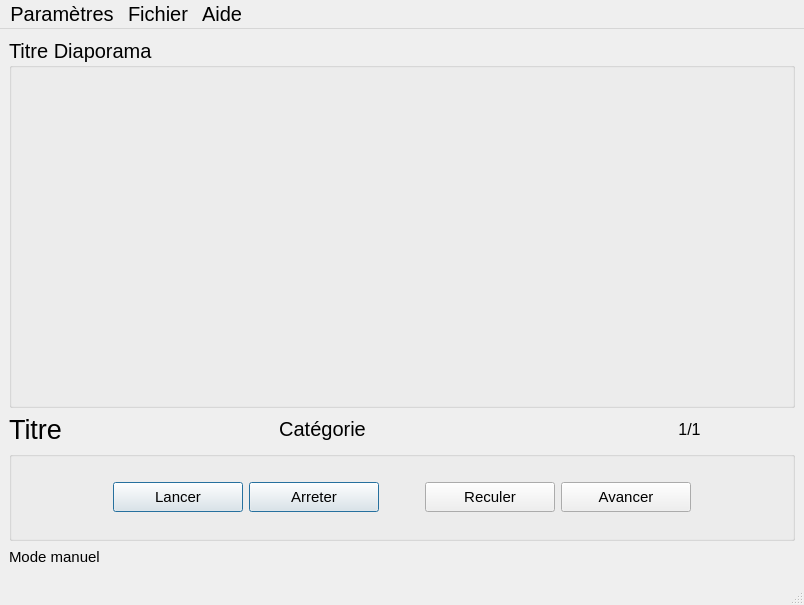
<?xml version="1.0" encoding="UTF-8"?>
<ui version="4.0">
 <class>LecteurVue</class>
 <widget class="QMainWindow" name="LecteurVue">
  <property name="geometry">
   <rect>
    <x>0</x>
    <y>0</y>
    <width>804</width>
    <height>605</height>
   </rect>
  </property>
  <property name="font">
   <font>
    <pointsize>15</pointsize>
   </font>
  </property>
  <property name="windowTitle">
   <string>LecteurVue</string>
  </property>
  <widget class="QWidget" name="centralwidget">
   <layout class="QVBoxLayout" name="verticalLayout_2">
    <item>
     <widget class="QGroupBox" name="groupBox_2">
      <property name="title">
       <string>Titre Diaporama</string>
      </property>
      <layout class="QVBoxLayout" name="verticalLayout">
       <item>
        <layout class="QHBoxLayout" name="horizontalLayout_3"/>
       </item>
       <item>
        <spacer name="verticalSpacer_5">
         <property name="orientation">
          <enum>Qt::Vertical</enum>
         </property>
         <property name="sizeType">
          <enum>QSizePolicy::MinimumExpanding</enum>
         </property>
         <property name="sizeHint" stdset="0">
          <size>
           <width>20</width>
           <height>30</height>
          </size>
         </property>
        </spacer>
       </item>
       <item>
        <widget class="QLabel" name="labDiapo">
         <property name="enabled">
          <bool>true</bool>
         </property>
         <property name="lineWidth">
          <number>1</number>
         </property>
         <property name="text">
          <string>&lt;html&gt;&lt;head/&gt;&lt;body&gt;&lt;p align=&quot;center&quot;&gt;&lt;img src=&quot;:/diapo/images/Disney_0.gif&quot;/&gt;&lt;/p&gt;&lt;/body&gt;&lt;/html&gt;</string>
         </property>
         <property name="textFormat">
          <enum>Qt::RichText</enum>
         </property>
         <property name="scaledContents">
          <bool>false</bool>
         </property>
        </widget>
       </item>
       <item>
        <layout class="QHBoxLayout" name="horizontalLayout_5"/>
       </item>
       <item>
        <spacer name="verticalSpacer_6">
         <property name="orientation">
          <enum>Qt::Vertical</enum>
         </property>
         <property name="sizeType">
          <enum>QSizePolicy::MinimumExpanding</enum>
         </property>
         <property name="sizeHint" stdset="0">
          <size>
           <width>20</width>
           <height>20</height>
          </size>
         </property>
        </spacer>
       </item>
      </layout>
     </widget>
    </item>
    <item>
     <layout class="QHBoxLayout" name="horizontalLayout_2">
      <item>
       <widget class="QLabel" name="labTitre">
        <property name="sizePolicy">
         <sizepolicy hsizetype="Fixed" vsizetype="Fixed">
          <horstretch>0</horstretch>
          <verstretch>0</verstretch>
         </sizepolicy>
        </property>
        <property name="font">
         <font>
          <pointsize>20</pointsize>
         </font>
        </property>
        <property name="text">
         <string>Titre</string>
        </property>
        <property name="alignment">
         <set>Qt::AlignCenter</set>
        </property>
       </widget>
      </item>
      <item>
       <spacer name="horizontalSpacer_7">
        <property name="orientation">
         <enum>Qt::Horizontal</enum>
        </property>
        <property name="sizeType">
         <enum>QSizePolicy::MinimumExpanding</enum>
        </property>
        <property name="sizeHint" stdset="0">
         <size>
          <width>50</width>
          <height>20</height>
         </size>
        </property>
       </spacer>
      </item>
      <item>
       <widget class="QLabel" name="labCat">
        <property name="sizePolicy">
         <sizepolicy hsizetype="Fixed" vsizetype="Fixed">
          <horstretch>0</horstretch>
          <verstretch>0</verstretch>
         </sizepolicy>
        </property>
        <property name="text">
         <string>Catégorie</string>
        </property>
        <property name="alignment">
         <set>Qt::AlignCenter</set>
        </property>
       </widget>
      </item>
      <item>
       <spacer name="horizontalSpacer_6">
        <property name="orientation">
         <enum>Qt::Horizontal</enum>
        </property>
        <property name="sizeType">
         <enum>QSizePolicy::MinimumExpanding</enum>
        </property>
        <property name="sizeHint" stdset="0">
         <size>
          <width>50</width>
          <height>20</height>
         </size>
        </property>
       </spacer>
      </item>
      <item>
       <widget class="QLabel" name="labNum">
        <property name="sizePolicy">
         <sizepolicy hsizetype="MinimumExpanding" vsizetype="Fixed">
          <horstretch>0</horstretch>
          <verstretch>0</verstretch>
         </sizepolicy>
        </property>
        <property name="font">
         <font>
          <pointsize>12</pointsize>
          <bold>false</bold>
          <stylestrategy>PreferDefault</stylestrategy>
          <kerning>false</kerning>
         </font>
        </property>
        <property name="text">
         <string>1/1</string>
        </property>
        <property name="alignment">
         <set>Qt::AlignCenter</set>
        </property>
       </widget>
      </item>
     </layout>
    </item>
    <item>
     <widget class="QGroupBox" name="groupBox">
      <property name="enabled">
       <bool>true</bool>
      </property>
      <property name="sizePolicy">
       <sizepolicy hsizetype="MinimumExpanding" vsizetype="Fixed">
        <horstretch>0</horstretch>
        <verstretch>0</verstretch>
       </sizepolicy>
      </property>
      <property name="minimumSize">
       <size>
        <width>600</width>
        <height>90</height>
       </size>
      </property>
      <property name="title">
       <string/>
      </property>
      <layout class="QHBoxLayout" name="horizontalLayout_8">
       <item>
        <spacer name="horizontalSpacer_3">
         <property name="orientation">
          <enum>Qt::Horizontal</enum>
         </property>
         <property name="sizeType">
          <enum>QSizePolicy::MinimumExpanding</enum>
         </property>
         <property name="sizeHint" stdset="0">
          <size>
           <width>1</width>
           <height>10</height>
          </size>
         </property>
        </spacer>
       </item>
       <item>
        <layout class="QHBoxLayout" name="horizontalLayout">
         <item>
          <widget class="QPushButton" name="bLancer">
           <property name="sizePolicy">
            <sizepolicy hsizetype="Fixed" vsizetype="Fixed">
             <horstretch>0</horstretch>
             <verstretch>0</verstretch>
            </sizepolicy>
           </property>
           <property name="minimumSize">
            <size>
             <width>130</width>
             <height>30</height>
            </size>
           </property>
           <property name="maximumSize">
            <size>
             <width>130</width>
             <height>30</height>
            </size>
           </property>
           <property name="font">
            <font>
             <pointsize>11</pointsize>
            </font>
           </property>
           <property name="text">
            <string>Lancer</string>
           </property>
           <property name="default">
            <bool>true</bool>
           </property>
          </widget>
         </item>
         <item>
          <widget class="QPushButton" name="bArreter">
           <property name="enabled">
            <bool>true</bool>
           </property>
           <property name="sizePolicy">
            <sizepolicy hsizetype="Fixed" vsizetype="Fixed">
             <horstretch>0</horstretch>
             <verstretch>0</verstretch>
            </sizepolicy>
           </property>
           <property name="minimumSize">
            <size>
             <width>130</width>
             <height>25</height>
            </size>
           </property>
           <property name="maximumSize">
            <size>
             <width>130</width>
             <height>30</height>
            </size>
           </property>
           <property name="font">
            <font>
             <pointsize>11</pointsize>
            </font>
           </property>
           <property name="text">
            <string>Arreter</string>
           </property>
           <property name="checkable">
            <bool>false</bool>
           </property>
           <property name="autoDefault">
            <bool>false</bool>
           </property>
           <property name="default">
            <bool>true</bool>
           </property>
           <property name="flat">
            <bool>false</bool>
           </property>
          </widget>
         </item>
         <item>
          <spacer name="horizontalSpacer">
           <property name="orientation">
            <enum>Qt::Horizontal</enum>
           </property>
           <property name="sizeType">
            <enum>QSizePolicy::Fixed</enum>
           </property>
           <property name="sizeHint" stdset="0">
            <size>
             <width>40</width>
             <height>20</height>
            </size>
           </property>
          </spacer>
         </item>
         <item>
          <widget class="QPushButton" name="bPrecedent">
           <property name="minimumSize">
            <size>
             <width>130</width>
             <height>30</height>
            </size>
           </property>
           <property name="maximumSize">
            <size>
             <width>130</width>
             <height>30</height>
            </size>
           </property>
           <property name="font">
            <font>
             <pointsize>11</pointsize>
            </font>
           </property>
           <property name="text">
            <string>Reculer</string>
           </property>
          </widget>
         </item>
         <item>
          <widget class="QPushButton" name="bSuivant">
           <property name="minimumSize">
            <size>
             <width>130</width>
             <height>30</height>
            </size>
           </property>
           <property name="maximumSize">
            <size>
             <width>130</width>
             <height>30</height>
            </size>
           </property>
           <property name="font">
            <font>
             <pointsize>11</pointsize>
            </font>
           </property>
           <property name="text">
            <string>Avancer</string>
           </property>
          </widget>
         </item>
        </layout>
       </item>
       <item>
        <spacer name="horizontalSpacer_2">
         <property name="orientation">
          <enum>Qt::Horizontal</enum>
         </property>
         <property name="sizeType">
          <enum>QSizePolicy::MinimumExpanding</enum>
         </property>
         <property name="sizeHint" stdset="0">
          <size>
           <width>81</width>
           <height>10</height>
          </size>
         </property>
        </spacer>
       </item>
      </layout>
     </widget>
    </item>
    <item>
     <widget class="QLabel" name="labMode">
      <property name="sizePolicy">
       <sizepolicy hsizetype="Fixed" vsizetype="Fixed">
        <horstretch>0</horstretch>
        <verstretch>0</verstretch>
       </sizepolicy>
      </property>
      <property name="minimumSize">
       <size>
        <width>100</width>
        <height>20</height>
       </size>
      </property>
      <property name="maximumSize">
       <size>
        <width>100</width>
        <height>25</height>
       </size>
      </property>
      <property name="font">
       <font>
        <pointsize>11</pointsize>
       </font>
      </property>
      <property name="text">
       <string>Mode manuel</string>
      </property>
      <property name="textFormat">
       <enum>Qt::PlainText</enum>
      </property>
     </widget>
    </item>
   </layout>
  </widget>
  <widget class="QMenuBar" name="menubar">
   <property name="geometry">
    <rect>
     <x>0</x>
     <y>0</y>
     <width>804</width>
     <height>33</height>
    </rect>
   </property>
   <widget class="QMenu" name="menuParam_tres">
    <property name="title">
     <string>Paramètres</string>
    </property>
    <widget class="QMenu" name="menuCharger_diaporama">
     <property name="title">
      <string>Charger diaporama</string>
     </property>
     <addaction name="actionPantxica"/>
     <addaction name="actionManu"/>
     <addaction name="actionYann"/>
     <addaction name="actionThierry"/>
    </widget>
    <addaction name="menuCharger_diaporama"/>
    <addaction name="actionEnlever"/>
   </widget>
   <widget class="QMenu" name="menuFichier">
    <property name="title">
     <string>Fichier</string>
    </property>
    <addaction name="actionQuitter"/>
   </widget>
   <widget class="QMenu" name="menuAide">
    <property name="title">
     <string>Aide</string>
    </property>
    <addaction name="actionAPropos"/>
   </widget>
   <addaction name="menuParam_tres"/>
   <addaction name="menuFichier"/>
   <addaction name="menuAide"/>
  </widget>
  <widget class="QStatusBar" name="statusbar"/>
  <action name="actionEnlever">
   <property name="text">
    <string>Enlever diaporama</string>
   </property>
  </action>
  <action name="actionQuitter">
   <property name="text">
    <string>Quitter</string>
   </property>
  </action>
  <action name="actionAPropos">
   <property name="text">
    <string>A propos de...</string>
   </property>
  </action>
  <action name="actionPantxica">
   <property name="text">
    <string>Pantxica</string>
   </property>
  </action>
  <action name="actionManu">
   <property name="text">
    <string>Manu</string>
   </property>
  </action>
  <action name="actionYann">
   <property name="text">
    <string>Yann</string>
   </property>
  </action>
  <action name="actionThierry">
   <property name="text">
    <string>Thierry</string>
   </property>
  </action>
 </widget>
 <tabstops>
  <tabstop>bLancer</tabstop>
  <tabstop>bArreter</tabstop>
 </tabstops>
 <resources/>
 <connections/>
</ui>
